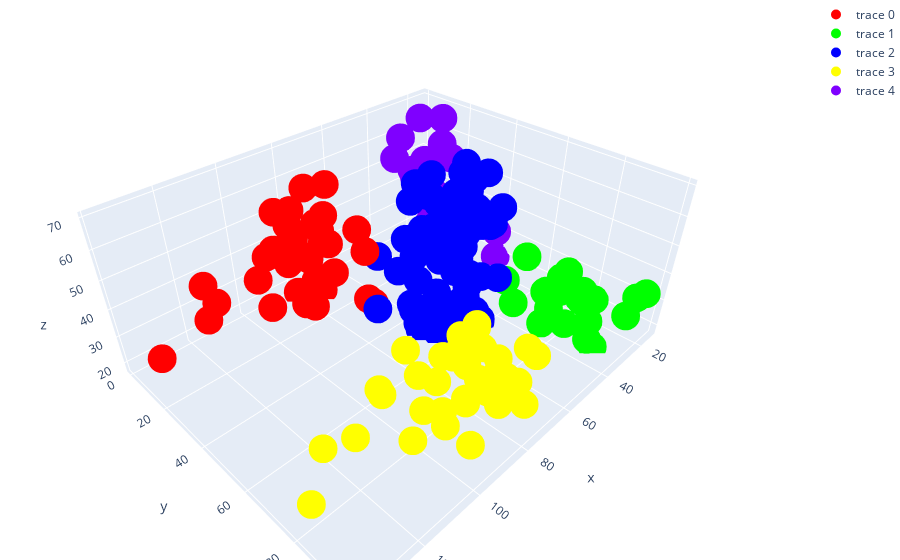

The cell this chart's notebook holds for it:
### Markdown cell above
I visualize the dataset that I applied the model with the 3D plotly.

### Code cell
trace0= go.Scatter3d(
        x=data0.Annual_Income,
        y=data0.Spending_Score,
        z=data0.Age,
        mode="markers",
        marker=dict(
                    size=10,
                    color="rgb(255,0,0)",                                   # set color to an array/list of desired values  
        )
)
trace1= go.Scatter3d(
        x=data1.Annual_Income,
        y=data1.Spending_Score,
        z=data1.Age,
        mode="markers",
        marker=dict(
                    size=10,
                    color="rgb(0,255,0)",                                   # set color to an array/list of desired values  
        )
)
trace2= go.Scatter3d(
        x=data2.Annual_Income,
        y=data2.Spending_Score,
        z=data2.Age,
        mode="markers",
        marker=dict(
                    size=10,
                    color="rgb(0,0,255)",                                   # set color to an array/list of desired values  
        )
)
trace3= go.Scatter3d(
        x=data3.Annual_Income,
        y=data3.Spending_Score,
        z=data3.Age,
        mode="markers",
        marker=dict(
                    size=10,
                    color="rgb(255,255,0)",                                   # set color to an array/list of desired values  
        )
)
trace4= go.Scatter3d(
        x=data4.Annual_Income,
        y=data4.Spending_Score,
        z=data4.Age,
        mode="markers",
        marker=dict(
                    size=10,
                    color="rgb(127,0,255)",                                   # set color to an array/list of desired values  
        )
)

data_plot_km=[trace0,trace1,trace2,trace3,trace4]

layout = go.Layout(
    margin=dict(l=0, r=0, b=0, t=0))

fig=go.Figure(data = data_plot_km, layout = layout)
iplot(fig)
print("x : Annual_Income")
print("y : Spending_Score")
print("z : Age")

### Figure 1 — Plotly figure (JSON) as saved in the notebook; plotly's stock layout.template omitted (floating-point values rounded to 4 significant figures)
{"data": [{"marker": {"color": "rgb(255,0,0)", "size": 10}, "mode": "markers", "type": "scatter3d", "x": [70, 71, 71, 72, 73, 73, 74, 75, 77, 77, 78, 78, 78, 78, 78, 78, 79, 81, 85, 86, 87, 87, 87, 88, 88, 93, 97, 98, 99, 101, 103, 103, 113, 120, 126, 137], "y": [29, 11, 9, 34, 5, 7, 10, 5, 12, 36, 22, 17, 20, 16, 1, 1, 35, 5, 26, 20, 27, 13, 10, 13, 15, 14, 32, 15, 39, 24, 17, 23, 8, 16, 28, 18], "z": [23, 59, 47, 25, 20, 44, 19, 57, 25, 48, 34, 43, 44, 47, 37, 34, 56, 19, 50, 42, 36, 40, 36, 52, 58, 59, 37, 46, 41, 54, 41, 34, 33, 47, 45, 32]}, {"marker": {"color": "rgb(0,255,0)", "size": 10}, "mode": "markers", "type": "scatter3d", "x": [15, 16, 17, 18, 19, 19, 20, 20, 21, 23, 24, 25, 28, 28, 29, 30, 33, 33, 34, 37, 38, 39, 39], "y": [81, 77, 76, 94, 72, 99, 77, 79, 66, 98, 73, 73, 82, 61, 87, 73, 92, 81, 73, 75, 92, 61, 65], "z": [21, 23, 22, 23, 30, 35, 24, 22, 20, 35, 25, 31, 29, 35, 23, 21, 18, 21, 30, 20, 24, 31, 24]}, {"marker": {"color": "rgb(0,0,255)", "size": 10}, "mode": "markers", "type": "scatter3d", "x": [40, 40, 40, 40, 42, 42, 43, 43, 43, 43, 44, 44, 46, 46, 46, 46, 47, 47, 48, 48, 48, 48, 48, 48, 49, 49, 50, 50, 54, 54, 54, 54, 54, 54, 54, 54, 54, 54, 54, 54, 57, 57, 58, 58, 59, 59, 60, 60, 60, 60, 60, 60, 61, 61, 62, 62, 62, 62, 62, 62, 63, 63, 63, 63, 63, 63, 64, 64, 65, 65, 65, 65, 67, 67, 67, 67, 69, 71, 76], "y": [55, 47, 42, 42, 52, 60, 54, 60, 45, 41, 50, 46, 51, 46, 56, 55, 52, 59, 51, 59, 50, 48, 59, 47, 55, 42, 49, 56, 47, 54, 53, 48, 52, 42, 51, 55, 41, 44, 57, 46, 58, 55, 60, 46, 55, 41, 49, 40, 42, 52, 47, 50, 42, 49, 41, 48, 59, 55, 56, 42, 50, 46, 43, 48, 52, 54, 42, 46, 48, 50, 43, 59, 43, 57, 56, 40, 58, 35, 40], "z": [50, 27, 29, 31, 49, 33, 31, 59, 50, 47, 51, 69, 27, 53, 70, 19, 67, 54, 63, 18, 43, 68, 19, 32, 70, 47, 60, 60, 59, 26, 45, 40, 23, 49, 57, 38, 67, 46, 21, 48, 55, 22, 34, 50, 68, 18, 48, 40, 32, 24, 47, 27, 48, 20, 23, 49, 67, 26, 49, 21, 66, 54, 68, 66, 65, 19, 38, 19, 18, 19, 63, 49, 51, 50, 27, 38, 40, 43, 28]}, {"marker": {"color": "rgb(255,255,0)", "size": 10}, "mode": "markers", "type": "scatter3d", "x": [69, 70, 71, 71, 71, 72, 73, 73, 74, 75, 76, 77, 77, 78, 78, 78, 78, 78, 78, 79, 81, 85, 86, 87, 87, 87, 88, 88, 93, 97, 98, 99, 101, 103, 103, 113, 120, 126, 137], "y": [91, 77, 95, 75, 75, 71, 88, 73, 72, 93, 87, 97, 74, 90, 88, 76, 89, 78, 73, 83, 93, 75, 95, 63, 75, 92, 86, 69, 90, 86, 88, 97, 68, 85, 69, 91, 79, 74, 83], "z": [39, 31, 40, 38, 39, 31, 29, 32, 35, 32, 32, 28, 32, 34, 39, 38, 27, 30, 30, 29, 31, 36, 33, 32, 28, 36, 30, 27, 35, 32, 29, 30, 28, 36, 32, 38, 35, 32, 30]}, {"marker": {"color": "rgb(127,0,255)", "size": 10}, "mode": "markers", "type": "scatter3d", "x": [15, 16, 17, 18, 19, 19, 20, 20, 21, 23, 24, 25, 28, 28, 29, 30, 33, 33, 34, 37, 38, 39, 39], "y": [39, 6, 40, 6, 3, 14, 15, 13, 35, 29, 35, 5, 14, 32, 31, 4, 4, 14, 17, 26, 35, 36, 28], "z": [19, 20, 31, 35, 64, 67, 58, 37, 35, 52, 35, 46, 54, 45, 40, 60, 53, 49, 42, 36, 65, 48, 49]}], "layout": {"margin": {"b": 0, "l": 0, "r": 0, "t": 0}}}
